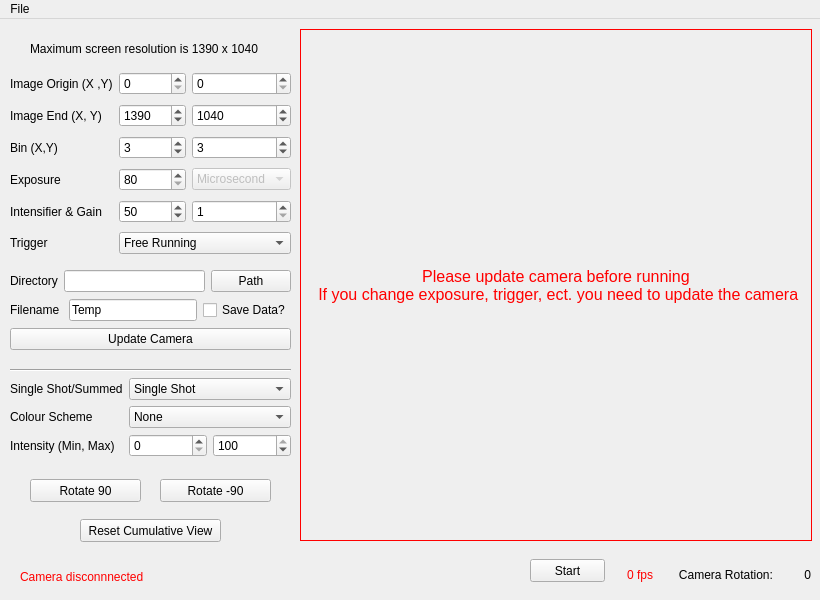
<?xml version="1.0" encoding="UTF-8"?>
<ui version="4.0">
 <class>MainWindow</class>
 <widget class="QMainWindow" name="MainWindow">
  <property name="geometry">
   <rect>
    <x>0</x>
    <y>0</y>
    <width>820</width>
    <height>600</height>
   </rect>
  </property>
  <property name="sizePolicy">
   <sizepolicy hsizetype="Fixed" vsizetype="Fixed">
    <horstretch>0</horstretch>
    <verstretch>0</verstretch>
   </sizepolicy>
  </property>
  <property name="minimumSize">
   <size>
    <width>820</width>
    <height>600</height>
   </size>
  </property>
  <property name="maximumSize">
   <size>
    <width>820</width>
    <height>600</height>
   </size>
  </property>
  <property name="windowTitle">
   <string>MiniIDI Viewer</string>
  </property>
  <widget class="QWidget" name="centralwidget">
   <property name="sizePolicy">
    <sizepolicy hsizetype="Preferred" vsizetype="Preferred">
     <horstretch>0</horstretch>
     <verstretch>0</verstretch>
    </sizepolicy>
   </property>
   <widget class="QPushButton" name="_button">
    <property name="geometry">
     <rect>
      <x>530</x>
      <y>540</y>
      <width>75</width>
      <height>23</height>
     </rect>
    </property>
    <property name="text">
     <string>Start</string>
    </property>
   </widget>
   <widget class="QLabel" name="_camera">
    <property name="geometry">
     <rect>
      <x>300</x>
      <y>10</y>
      <width>512</width>
      <height>512</height>
     </rect>
    </property>
    <property name="palette">
     <palette>
      <active>
       <colorrole role="WindowText">
        <brush brushstyle="SolidPattern">
         <color alpha="255">
          <red>255</red>
          <green>0</green>
          <blue>0</blue>
         </color>
        </brush>
       </colorrole>
      </active>
      <inactive>
       <colorrole role="WindowText">
        <brush brushstyle="SolidPattern">
         <color alpha="255">
          <red>255</red>
          <green>0</green>
          <blue>0</blue>
         </color>
        </brush>
       </colorrole>
      </inactive>
      <disabled>
       <colorrole role="WindowText">
        <brush brushstyle="SolidPattern">
         <color alpha="255">
          <red>120</red>
          <green>120</green>
          <blue>120</blue>
         </color>
        </brush>
       </colorrole>
      </disabled>
     </palette>
    </property>
    <property name="font">
     <font>
      <family>MS Shell Dlg 2</family>
      <pointsize>12</pointsize>
     </font>
    </property>
    <property name="frameShape">
     <enum>QFrame::Box</enum>
    </property>
    <property name="text">
     <string>Please update camera before running 
 If you change exposure, trigger, ect. you need to update the camera</string>
    </property>
    <property name="alignment">
     <set>Qt::AlignCenter</set>
    </property>
   </widget>
   <widget class="QWidget" name="gridLayoutWidget">
    <property name="geometry">
     <rect>
      <x>10</x>
      <y>50</y>
      <width>281</width>
      <height>191</height>
     </rect>
    </property>
    <layout class="QGridLayout" name="gridLayout">
     <item row="1" column="2">
      <widget class="QSpinBox" name="_end_y">
       <property name="minimum">
        <number>1</number>
       </property>
       <property name="maximum">
        <number>2080</number>
       </property>
       <property name="value">
        <number>1040</number>
       </property>
      </widget>
     </item>
     <item row="2" column="1">
      <widget class="QSpinBox" name="_binx">
       <property name="minimum">
        <number>1</number>
       </property>
       <property name="maximum">
        <number>63</number>
       </property>
       <property name="value">
        <number>3</number>
       </property>
      </widget>
     </item>
     <item row="0" column="1">
      <widget class="QSpinBox" name="_ori_x">
       <property name="minimum">
        <number>0</number>
       </property>
       <property name="maximum">
        <number>1390</number>
       </property>
       <property name="value">
        <number>0</number>
       </property>
      </widget>
     </item>
     <item row="0" column="2">
      <widget class="QSpinBox" name="_ori_y">
       <property name="maximum">
        <number>1040</number>
       </property>
       <property name="value">
        <number>0</number>
       </property>
      </widget>
     </item>
     <item row="3" column="0">
      <widget class="QLabel" name="label_5">
       <property name="text">
        <string>Exposure</string>
       </property>
      </widget>
     </item>
     <item row="0" column="0">
      <widget class="QLabel" name="label_9">
       <property name="toolTip">
        <string/>
       </property>
       <property name="toolTipDuration">
        <number>-1</number>
       </property>
       <property name="statusTip">
        <string/>
       </property>
       <property name="whatsThis">
        <string/>
       </property>
       <property name="text">
        <string>Image Origin (X ,Y)</string>
       </property>
      </widget>
     </item>
     <item row="1" column="0">
      <widget class="QLabel" name="label_2">
       <property name="text">
        <string>Image End (X, Y)</string>
       </property>
      </widget>
     </item>
     <item row="4" column="0">
      <widget class="QLabel" name="label">
       <property name="text">
        <string>Intensifier &amp; Gain</string>
       </property>
      </widget>
     </item>
     <item row="4" column="2">
      <widget class="QSpinBox" name="_gain">
       <property name="minimum">
        <number>1</number>
       </property>
       <property name="maximum">
        <number>100</number>
       </property>
      </widget>
     </item>
     <item row="1" column="1">
      <widget class="QSpinBox" name="_end_x">
       <property name="minimum">
        <number>1</number>
       </property>
       <property name="maximum">
        <number>2780</number>
       </property>
       <property name="value">
        <number>1390</number>
       </property>
      </widget>
     </item>
     <item row="3" column="2">
      <widget class="QComboBox" name="_exposure_unit">
       <property name="enabled">
        <bool>false</bool>
       </property>
       <property name="currentIndex">
        <number>0</number>
       </property>
       <item>
        <property name="text">
         <string>Microsecond</string>
        </property>
       </item>
       <item>
        <property name="text">
         <string>Millisecond</string>
        </property>
       </item>
       <item>
        <property name="text">
         <string>Second</string>
        </property>
       </item>
      </widget>
     </item>
     <item row="3" column="1">
      <widget class="QSpinBox" name="_exposure">
       <property name="minimum">
        <number>80</number>
       </property>
       <property name="maximum">
        <number>16383</number>
       </property>
       <property name="value">
        <number>80</number>
       </property>
      </widget>
     </item>
     <item row="4" column="1">
      <widget class="QSpinBox" name="_intensifier">
       <property name="minimum">
        <number>1</number>
       </property>
       <property name="maximum">
        <number>100</number>
       </property>
       <property name="value">
        <number>50</number>
       </property>
      </widget>
     </item>
     <item row="2" column="0">
      <widget class="QLabel" name="label_3">
       <property name="text">
        <string>Bin (X,Y)</string>
       </property>
      </widget>
     </item>
     <item row="2" column="2">
      <widget class="QSpinBox" name="_biny">
       <property name="minimum">
        <number>1</number>
       </property>
       <property name="maximum">
        <number>1040</number>
       </property>
       <property name="value">
        <number>3</number>
       </property>
      </widget>
     </item>
     <item row="5" column="0">
      <widget class="QLabel" name="label_4">
       <property name="text">
        <string>Trigger</string>
       </property>
      </widget>
     </item>
     <item row="5" column="1" colspan="2">
      <widget class="QComboBox" name="_trigger">
       <property name="currentIndex">
        <number>1</number>
       </property>
       <item>
        <property name="text">
         <string>Laser</string>
        </property>
       </item>
       <item>
        <property name="text">
         <string>Free Running</string>
        </property>
       </item>
      </widget>
     </item>
    </layout>
   </widget>
   <widget class="QLabel" name="_camera_connect">
    <property name="geometry">
     <rect>
      <x>20</x>
      <y>550</y>
      <width>261</width>
      <height>16</height>
     </rect>
    </property>
    <property name="palette">
     <palette>
      <active>
       <colorrole role="WindowText">
        <brush brushstyle="SolidPattern">
         <color alpha="255">
          <red>255</red>
          <green>0</green>
          <blue>0</blue>
         </color>
        </brush>
       </colorrole>
      </active>
      <inactive>
       <colorrole role="WindowText">
        <brush brushstyle="SolidPattern">
         <color alpha="255">
          <red>255</red>
          <green>0</green>
          <blue>0</blue>
         </color>
        </brush>
       </colorrole>
      </inactive>
      <disabled>
       <colorrole role="WindowText">
        <brush brushstyle="SolidPattern">
         <color alpha="255">
          <red>120</red>
          <green>120</green>
          <blue>120</blue>
         </color>
        </brush>
       </colorrole>
      </disabled>
     </palette>
    </property>
    <property name="text">
     <string>Camera disconnnected</string>
    </property>
   </widget>
   <widget class="QPushButton" name="_rotate_c">
    <property name="enabled">
     <bool>true</bool>
    </property>
    <property name="geometry">
     <rect>
      <x>30</x>
      <y>460</y>
      <width>111</width>
      <height>23</height>
     </rect>
    </property>
    <property name="text">
     <string>Rotate 90</string>
    </property>
   </widget>
   <widget class="QPushButton" name="_rotate_cc">
    <property name="enabled">
     <bool>true</bool>
    </property>
    <property name="geometry">
     <rect>
      <x>160</x>
      <y>460</y>
      <width>111</width>
      <height>23</height>
     </rect>
    </property>
    <property name="text">
     <string>Rotate -90</string>
    </property>
   </widget>
   <widget class="QWidget" name="gridLayoutWidget_4">
    <property name="geometry">
     <rect>
      <x>10</x>
      <y>350</y>
      <width>281</width>
      <height>91</height>
     </rect>
    </property>
    <layout class="QGridLayout" name="gridLayout_4">
     <item row="0" column="0" colspan="3">
      <widget class="Line" name="line">
       <property name="orientation">
        <enum>Qt::Horizontal</enum>
       </property>
      </widget>
     </item>
     <item row="3" column="2">
      <widget class="QSpinBox" name="_max_intensity">
       <property name="minimum">
        <number>1</number>
       </property>
       <property name="maximum">
        <number>100</number>
       </property>
       <property name="value">
        <number>100</number>
       </property>
      </widget>
     </item>
     <item row="2" column="0">
      <widget class="QLabel" name="label_8">
       <property name="text">
        <string>Colour Scheme</string>
       </property>
      </widget>
     </item>
     <item row="2" column="1" colspan="2">
      <widget class="QComboBox" name="_colourmap">
       <item>
        <property name="text">
         <string>None</string>
        </property>
       </item>
       <item>
        <property name="text">
         <string>Magma</string>
        </property>
       </item>
       <item>
        <property name="text">
         <string>Winter</string>
        </property>
       </item>
       <item>
        <property name="text">
         <string>Hot</string>
        </property>
       </item>
       <item>
        <property name="text">
         <string>Rainbow</string>
        </property>
       </item>
       <item>
        <property name="text">
         <string>Twilight</string>
        </property>
       </item>
      </widget>
     </item>
     <item row="3" column="1">
      <widget class="QSpinBox" name="_min_intensity">
       <property name="maximum">
        <number>100</number>
       </property>
       <property name="value">
        <number>0</number>
       </property>
      </widget>
     </item>
     <item row="3" column="0">
      <widget class="QLabel" name="label_6">
       <property name="text">
        <string>Intensity (Min, Max)</string>
       </property>
      </widget>
     </item>
     <item row="1" column="0">
      <widget class="QLabel" name="label_7">
       <property name="text">
        <string>Single Shot/Summed</string>
       </property>
      </widget>
     </item>
     <item row="1" column="1" colspan="2">
      <widget class="QComboBox" name="_view">
       <item>
        <property name="text">
         <string>Single Shot</string>
        </property>
       </item>
       <item>
        <property name="text">
         <string>Cumulative</string>
        </property>
       </item>
       <item>
        <property name="text">
         <string>Shot On, Shot Off</string>
        </property>
       </item>
      </widget>
     </item>
    </layout>
   </widget>
   <widget class="QPushButton" name="_reset_images">
    <property name="geometry">
     <rect>
      <x>80</x>
      <y>500</y>
      <width>141</width>
      <height>23</height>
     </rect>
    </property>
    <property name="text">
     <string>Reset Cumulative View</string>
    </property>
   </widget>
   <widget class="QLabel" name="label_12">
    <property name="geometry">
     <rect>
      <x>30</x>
      <y>20</y>
      <width>251</width>
      <height>20</height>
     </rect>
    </property>
    <property name="text">
     <string>Maximum screen resolution is 1390 x 1040</string>
    </property>
   </widget>
   <widget class="QWidget" name="verticalLayoutWidget">
    <property name="geometry">
     <rect>
      <x>10</x>
      <y>250</y>
      <width>281</width>
      <height>84</height>
     </rect>
    </property>
    <layout class="QVBoxLayout" name="verticalLayout">
     <item>
      <layout class="QGridLayout" name="gridLayout_2">
       <item row="0" column="2">
        <widget class="QPushButton" name="_path_button">
         <property name="text">
          <string>Path</string>
         </property>
        </widget>
       </item>
       <item row="0" column="0">
        <widget class="QLabel" name="label_10">
         <property name="text">
          <string>Directory</string>
         </property>
        </widget>
       </item>
       <item row="0" column="1">
        <widget class="QLineEdit" name="_dir_name"/>
       </item>
      </layout>
     </item>
     <item>
      <layout class="QGridLayout" name="gridLayout_3">
       <item row="0" column="0">
        <widget class="QLabel" name="label_11">
         <property name="text">
          <string>Filename </string>
         </property>
        </widget>
       </item>
       <item row="0" column="2">
        <widget class="QCheckBox" name="_save_box">
         <property name="text">
          <string>Save Data?</string>
         </property>
        </widget>
       </item>
       <item row="0" column="1">
        <widget class="QLineEdit" name="_file_name">
         <property name="text">
          <string>Temp</string>
         </property>
        </widget>
       </item>
      </layout>
     </item>
     <item>
      <widget class="QPushButton" name="_update_camera">
       <property name="text">
        <string>Update Camera</string>
       </property>
      </widget>
     </item>
    </layout>
   </widget>
   <widget class="QWidget" name="horizontalLayoutWidget">
    <property name="geometry">
     <rect>
      <x>620</x>
      <y>540</y>
      <width>191</width>
      <height>31</height>
     </rect>
    </property>
    <layout class="QHBoxLayout" name="horizontalLayout">
     <item>
      <widget class="QLabel" name="_fps">
       <property name="palette">
        <palette>
         <active>
          <colorrole role="WindowText">
           <brush brushstyle="SolidPattern">
            <color alpha="255">
             <red>255</red>
             <green>0</green>
             <blue>0</blue>
            </color>
           </brush>
          </colorrole>
         </active>
         <inactive>
          <colorrole role="WindowText">
           <brush brushstyle="SolidPattern">
            <color alpha="255">
             <red>255</red>
             <green>0</green>
             <blue>0</blue>
            </color>
           </brush>
          </colorrole>
         </inactive>
         <disabled>
          <colorrole role="WindowText">
           <brush brushstyle="SolidPattern">
            <color alpha="255">
             <red>120</red>
             <green>120</green>
             <blue>120</blue>
            </color>
           </brush>
          </colorrole>
         </disabled>
        </palette>
       </property>
       <property name="layoutDirection">
        <enum>Qt::LeftToRight</enum>
       </property>
       <property name="text">
        <string>0 fps</string>
       </property>
       <property name="alignment">
        <set>Qt::AlignRight|Qt::AlignTrailing|Qt::AlignVCenter</set>
       </property>
      </widget>
     </item>
     <item>
      <widget class="QLabel" name="label_13">
       <property name="sizePolicy">
        <sizepolicy hsizetype="Preferred" vsizetype="Preferred">
         <horstretch>0</horstretch>
         <verstretch>0</verstretch>
        </sizepolicy>
       </property>
       <property name="minimumSize">
        <size>
         <width>60</width>
         <height>0</height>
        </size>
       </property>
       <property name="baseSize">
        <size>
         <width>60</width>
         <height>0</height>
        </size>
       </property>
       <property name="text">
        <string>      Camera Rotation:</string>
       </property>
      </widget>
     </item>
     <item>
      <widget class="QLabel" name="_label_rotation">
       <property name="layoutDirection">
        <enum>Qt::LeftToRight</enum>
       </property>
       <property name="text">
        <string>0</string>
       </property>
       <property name="alignment">
        <set>Qt::AlignRight|Qt::AlignTrailing|Qt::AlignVCenter</set>
       </property>
      </widget>
     </item>
    </layout>
   </widget>
  </widget>
  <widget class="QMenuBar" name="menubar">
   <property name="geometry">
    <rect>
     <x>0</x>
     <y>0</y>
     <width>820</width>
     <height>21</height>
    </rect>
   </property>
   <widget class="QMenu" name="menuFile">
    <property name="title">
     <string>File</string>
    </property>
    <addaction name="actionSave_setup"/>
   </widget>
   <addaction name="menuFile"/>
  </widget>
  <action name="actionMark">
   <property name="text">
    <string>Mark</string>
   </property>
  </action>
  <action name="actionSave_setup">
   <property name="text">
    <string>Save setup</string>
   </property>
  </action>
 </widget>
 <resources/>
 <connections/>
</ui>
